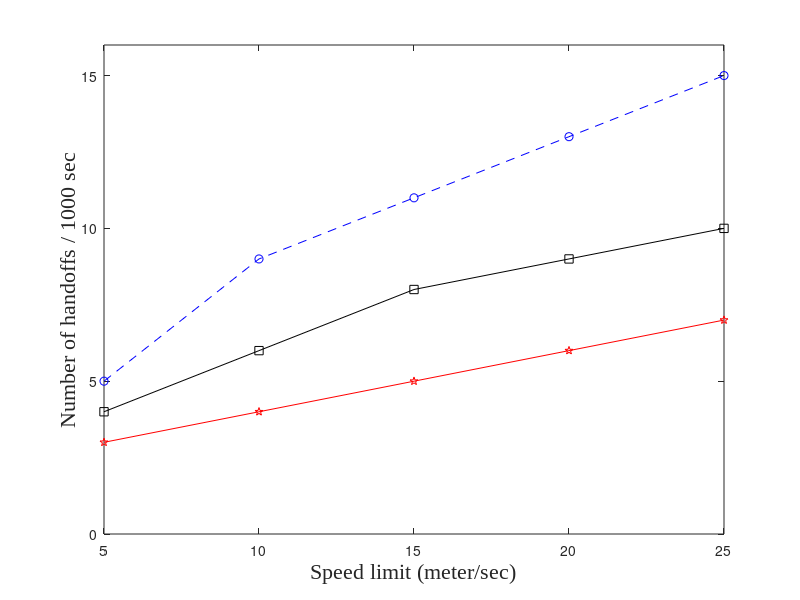

Here is the MATLAB script that generated this plot: (Note: this script raises an error after producing the figure.)
                 
         load hand.txt
          xa = hand(:,1);
          ya = hand(:,2);
          yb = hand(:,3);
          yc = hand(:,4);
          
          plot(xa,ya,'--bo'); 
          hold all;
          plot(xa,yb,'-ks'); 
        axis([5, 25, 0, 16]);
         plot(xa,yc,'-rp'); 
          
    fs = 16;
    fn = 'Times New Roman';   
       
    ylabel('Number of handoffs / 1000 sec','FontSize',fs,'FontName',fn);
    xlabel({'Speed limit (meter/sec)'},'FontSize',fs,'FontName',fn);
    
      fs = 14;
   h = legend('\phi = 0.3, \tau = 30 sec','\phi = 0.4, \tau = 50 sec','\phi = 0.5, \tau = 70 sec', 0);
set(h,'FontSize',fs,'FontName',fn,'Location','Best');

fs = 14;
set(gca,'FontSize',fs,'FontName',fn);



          